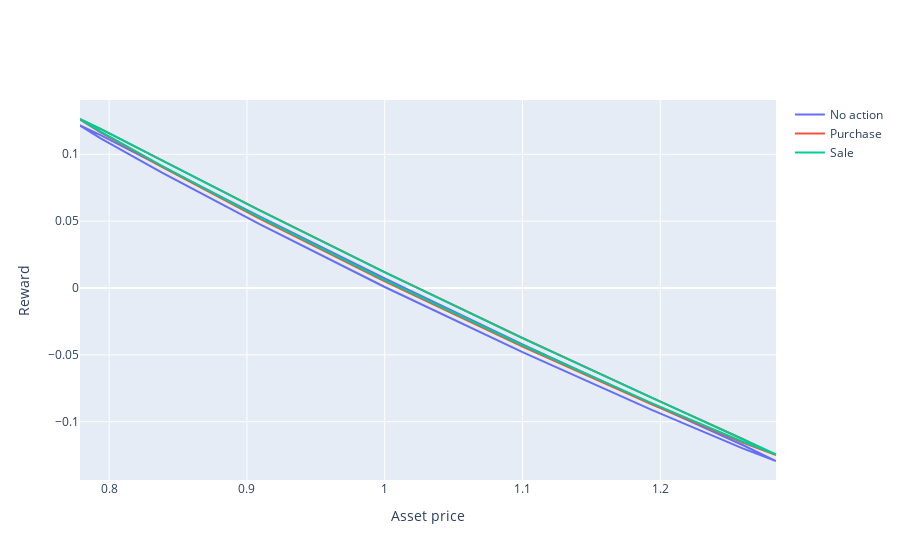

This figure's notebook cell:
### Markdown cell above
It turns out that the expected future utility depends much more on where we are on this circle than on what action we took. Probably a really bad sign!

Incorporating history might help a bit so that the critic knows where on this circle we are. More importantly, though, we need a reward signal which does not treat actions with so much indifference!

### Code cell
utility = lambda cash, asset, step: np.log(1 + cash + price_process(step) * asset)
delta_reward = lambda cash, asset, step, next_cash, next_asset: utility(
    cash=next_cash, asset=next_asset, step=step + 1
) - utility(cash=cash, asset=asset, step=step)


def delta_evaluation(cash, asset, step, next_cash, next_asset):
    offsets = np.arange(65536)
    return np.sum(
        delta_reward(cash, asset, step + offsets, next_cash, next_asset)
        * discount_factor ** offsets
    )


go.Figure(
    layout=dict(
        xaxis_title="Asset price",
        yaxis_title="Reward",
    ),
    data=[
        go.Scatter(
            name="No action",
            x=prices,
            y=[
                delta_evaluation(
                    cash=start_cash,
                    asset=start_asset,
                    step=step,
                    next_cash=start_cash,
                    next_asset=start_asset,
                )
                for step in steps
            ],
        ),
        go.Scatter(
            name="Purchase",
            x=prices,
            y=[
                delta_evaluation(
                    cash=start_cash,
                    asset=start_asset,
                    step=step,
                    next_cash=start_cash - buy_price,
                    next_asset=start_asset + 1,
                )
                for step in steps
            ],
        ),
        go.Scatter(
            name="Sale",
            x=prices,
            y=[
                delta_evaluation(
                    cash=start_cash,
                    asset=start_asset,
                    step=step,
                    next_cash=start_cash + sell_price,
                    next_asset=start_asset - 1,
                )
                for step in steps
            ],
        ),
    ],
)

### Figure 1 — Plotly figure (JSON) as saved in the notebook; plotly's stock layout.template omitted (floating-point values rounded to 4 significant figures; data arrays with more than 128 entries replaced by an {"elided": "..."} marker saying what was removed)
{"data": [{"name": "No action", "type": "scatter", "x": {"elided": "256 float values"}, "y": {"elided": "256 float values"}}, {"name": "Purchase", "type": "scatter", "x": {"elided": "256 float values"}, "y": {"elided": "256 float values"}}, {"name": "Sale", "type": "scatter", "x": {"elided": "256 float values"}, "y": {"elided": "256 float values"}}], "layout": {"xaxis": {"title": {"text": "Asset price"}}, "yaxis": {"title": {"text": "Reward"}}}}
